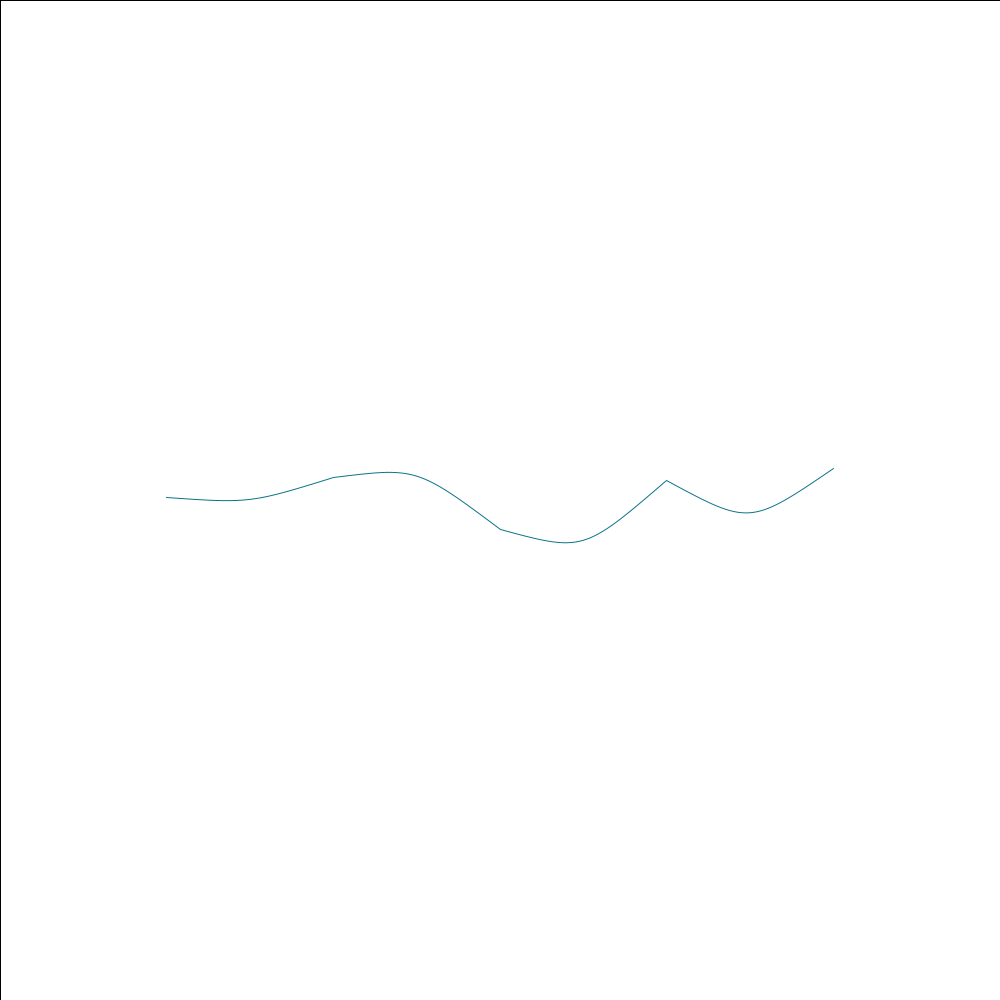
Frame 1 (no input)
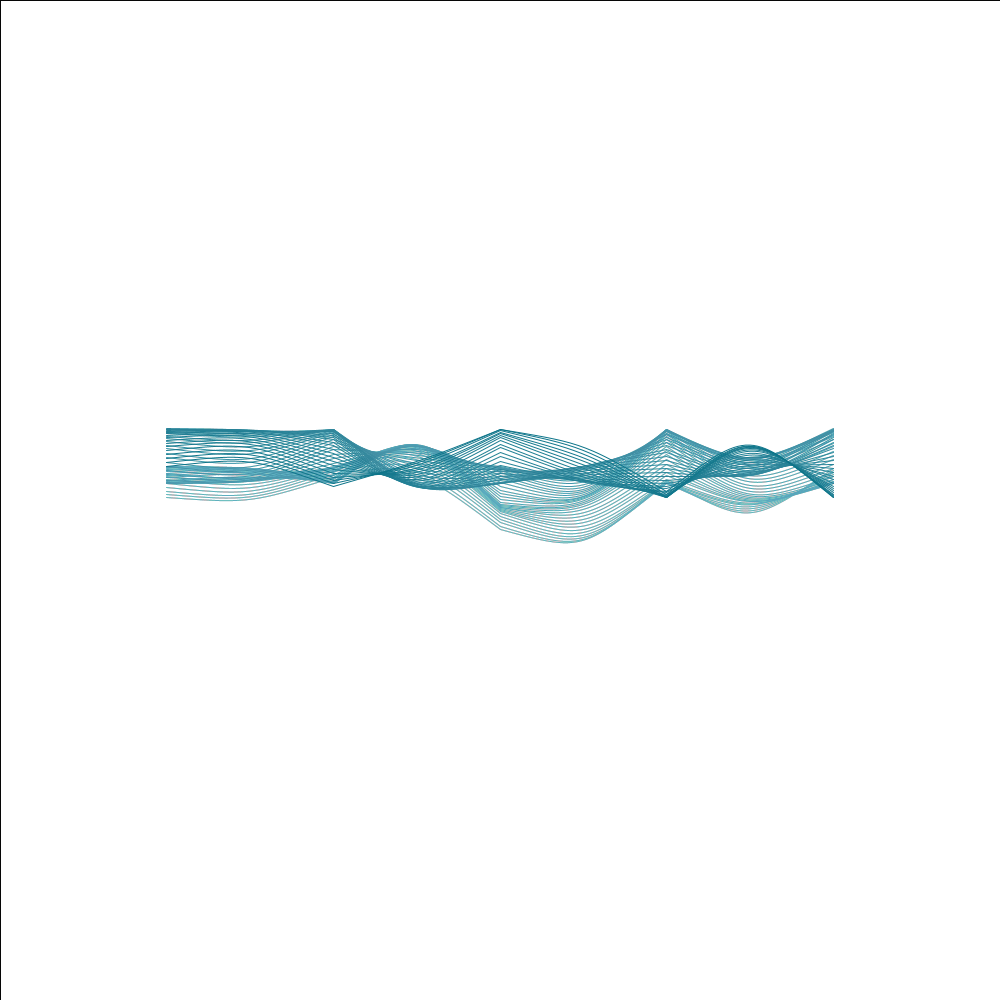
Frame 60 (the mouse pressed at the canvas centre just before this capture)
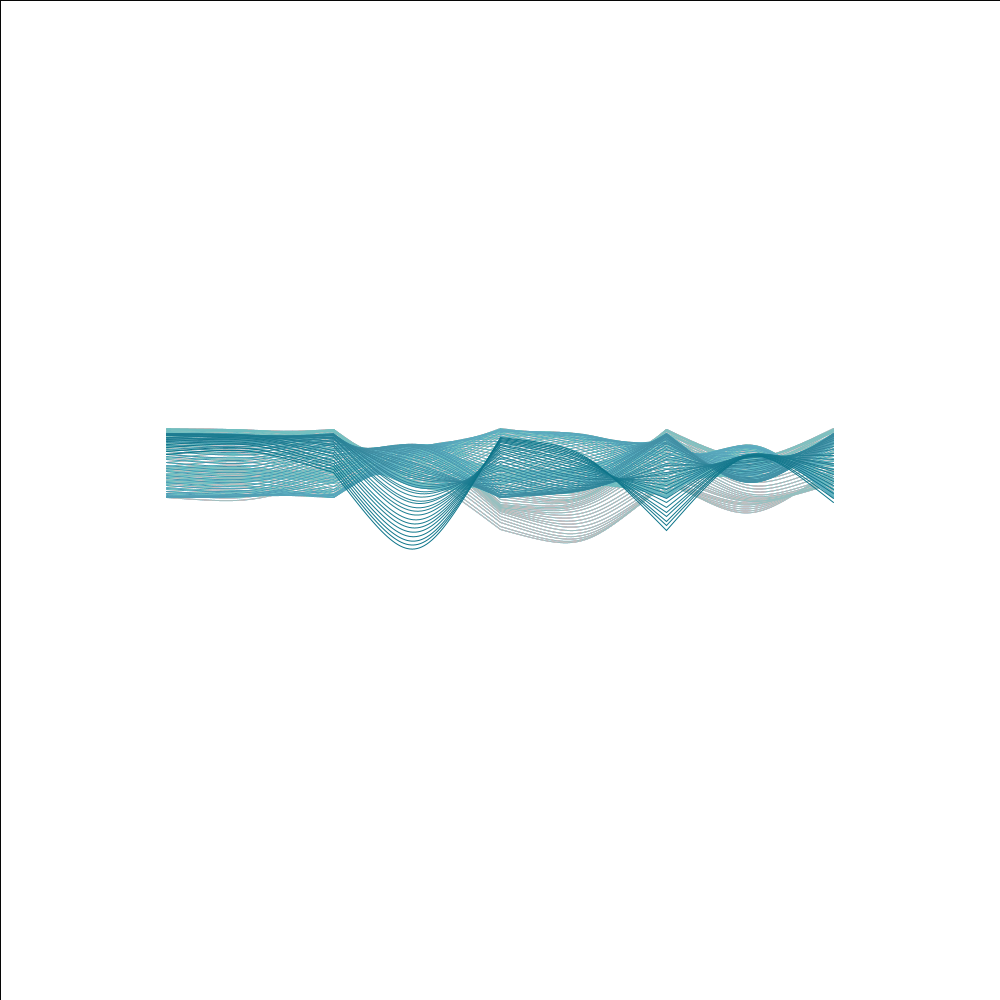
Frame 120 (the mouse held since frame 60 and released just before this capture)

The Processing sketch that drew these frames (run headless with seeded random() and noise(); from frame 60 on, the mouse is pressed at the canvas centre):

// Processing sketch: sandline
// ── sandline.pde
// Hard-coded for five bezier curves. Mistake in not coordinating control points for smooth transitions.

// Bryan Costanza
// Processing 3
// inspired by and typo of https://github.com/inconvergent/sand-spline

int i = 0; // count initializer
int n = 2000; // number of iterations

float noiseScale = .01;
float motionScaleX = 0;
float motionScaleY = 500;

float xa1;
float ya1;
float xc1;
float yc1;

float xa2;
float ya2;
float xc2;
float yc2;

float xa3;
float ya3;
float xc3;
float yc3;

float xa4;
float ya4;
float xc4;
float yc4;

float xa5;
float ya5;

float xa1i;
float ya1i;
float xc1i;
float yc1i;

float xa2i;
float ya2i;
float xc2i;
float yc2i;

float xa3i;
float ya3i;
float xc3i;
float yc3i;

float xa4i;
float ya4i;
float xc4i;
float yc4i;

float xa5i;
float ya5i;

float xa1o = random(1);
float ya1o = random(1);
float xc1o = random(1);
float yc1o = random(1);

float xa2o = random(1);
float ya2o = random(1);
float xc2o = random(1);
float yc2o = random(1);

float xa3o = random(1);
float ya3o = random(1);
float xc3o = random(1);
float yc3o = random(1);

float xa4o = random(1);
float ya4o = random(1);
float xc4o = random(1);
float yc4o = random(1);

float xa5o = random(1);
float ya5o = random(1);


void setup() {
  size(1000, 1000);
  fill(#FFFFFF);
  rect(0, 0, width, height);
  //frameRate(10);
  xa1i = width*1/6;
  ya1i = height/2;
  xc1i = width*1/6 + width*1/12;
  yc1i = height/2;

  xa2i = width*2/6;
  ya2i = height/2;
  xc2i = width*2/6 + width*1/12;
  yc2i = height/2;

  xa3i = width*3/6;
  ya3i = height/2;
  xc3i = width*3/6 + width*1/12;
  yc3i = height/2;

  xa4i = width*4/6;
  ya4i = height/2;
  xc4i = width*4/6 + width*1/12;
  yc4i = height/2;

  xa5i = width*5/6;
  ya5i = height/2;
}

void draw () {
  // draw the fading background
  fill(255, 2);
  rect(0, 0, width, height);

  //bump points around
  xa1 = xa1i+noise(xa1o+i*noiseScale)*motionScaleX-motionScaleX/2;
  ya1 = ya1i+noise(ya1o+i*noiseScale)*motionScaleY-motionScaleY/2;
  xc1 = xc1i+noise(xc1o+i*noiseScale)*motionScaleX-motionScaleX/2;
  yc1 = yc1i+noise(yc1o+i*noiseScale)*motionScaleY-motionScaleY/2;

  xa2 = xa2i+noise(xa2o+i*noiseScale)*motionScaleX-motionScaleX/2;
  ya2 = ya2i+noise(ya2o+i*noiseScale)*motionScaleY-motionScaleY/2;
  xc2 = xc2i+noise(xc2o+i*noiseScale)*motionScaleX-motionScaleX/2;
  yc2 = yc2i+noise(yc2o+i*noiseScale)*motionScaleY-motionScaleY/2;

  xa3 = xa3i+noise(xa3o+i*noiseScale)*motionScaleX-motionScaleX/2;
  ya3 = ya3i+noise(ya3o+i*noiseScale)*motionScaleY-motionScaleY/2;
  xc3 = xc3i+noise(xc3o+i*noiseScale)*motionScaleX-motionScaleX/2;
  yc3 = yc3i+noise(yc3o+i*noiseScale)*motionScaleY-motionScaleY/2;

  xa4 = xa4i+noise(xa4o+i*noiseScale)*motionScaleX-motionScaleX/2;
  ya4 = ya4i+noise(ya4o+i*noiseScale)*motionScaleY-motionScaleY/2;
  xc4 = xc4i+noise(xc4o+i*noiseScale)*motionScaleX-motionScaleX/2;
  yc4 = yc4i+noise(yc4o+i*noiseScale)*motionScaleY-motionScaleY/2;

  xa5 = xa5i+noise(xa5o+i*noiseScale)*motionScaleX-motionScaleX/2;
  ya5 = ya5i+noise(ya5o+i*noiseScale)*motionScaleY-motionScaleY/2;

  // draw the moving lines
  stroke(#0C7489);
  noFill();
  beginShape();
  vertex(xa1, ya1);
  bezierVertex(xc1, yc1, xc1, yc1, xa2, ya2);
  bezierVertex(xc2, yc2, xc2, yc2, xa3, ya3);
  bezierVertex(xc3, yc3, xc3, yc3, xa4, ya4);
  bezierVertex(xc4, yc4, xc4, yc4, xa5, ya5);
  endShape();

  // draw the control lines
  stroke(0, 0, 0, 50);
  //ellipse(x1,y1,3,3);
  //ellipse(x4,y4,3,3);
  //line(xa1,ya1,xc1,yc1);
  //line(xa2,ya2,xc1,yc1);
  //line(xa2,ya2,xc2,yc2);
  //line(xa3,ya3,xc2,yc2);
  //line(xa3,ya3,xc3,yc3);
  //line(xa3,ya3,xc3,yc3);

  i++;
  if (i==n) {
    noLoop();
  }
  //println(xa5i);
}
